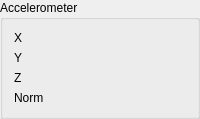
    <widget class="QGroupBox" name="accel_box">
     <property name="title">
      <string>Accelerometer</string>
     </property>
     <layout class="QGridLayout" name="gridLayout_7">
      <item row="0" column="0">
       <widget class="QLabel" name="accel_x_label">
        <property name="maximumSize">
         <size>
          <width>25</width>
          <height>16777215</height>
         </size>
        </property>
        <property name="text">
         <string>X</string>
        </property>
       </widget>
      </item>
      <item row="2" column="0">
       <widget class="QLabel" name="accel_z_label">
        <property name="maximumSize">
         <size>
          <width>25</width>
          <height>16777215</height>
         </size>
        </property>
        <property name="text">
         <string>Z</string>
        </property>
       </widget>
      </item>
      <item row="1" column="0">
       <widget class="QLabel" name="accel_y_label">
        <property name="maximumSize">
         <size>
          <width>25</width>
          <height>16777215</height>
         </size>
        </property>
        <property name="text">
         <string>Y</string>
        </property>
       </widget>
      </item>
      <item row="0" column="1">
       <widget class="QLabel" name="accel_x_panel">
        <property name="frameShape">
         <enum>QFrame::NoFrame</enum>
        </property>
        <property name="text">
         <string/>
        </property>
       </widget>
      </item>
      <item row="1" column="1">
       <widget class="QLabel" name="accel_y_panel">
        <property name="frameShape">
         <enum>QFrame::NoFrame</enum>
        </property>
        <property name="text">
         <string/>
        </property>
       </widget>
      </item>
      <item row="2" column="1">
       <widget class="QLabel" name="accel_z_panel">
        <property name="frameShape">
         <enum>QFrame::NoFrame</enum>
        </property>
        <property name="text">
         <string/>
        </property>
       </widget>
      </item>
      <item row="3" column="0">
       <widget class="QLabel" name="norm_label">
        <property name="text">
         <string>Norm</string>
        </property>
       </widget>
      </item>
      <item row="3" column="1">
       <widget class="QLabel" name="norm_panel">
        <property name="text">
         <string/>
        </property>
       </widget>
      </item>
     </layout>
    </widget>
